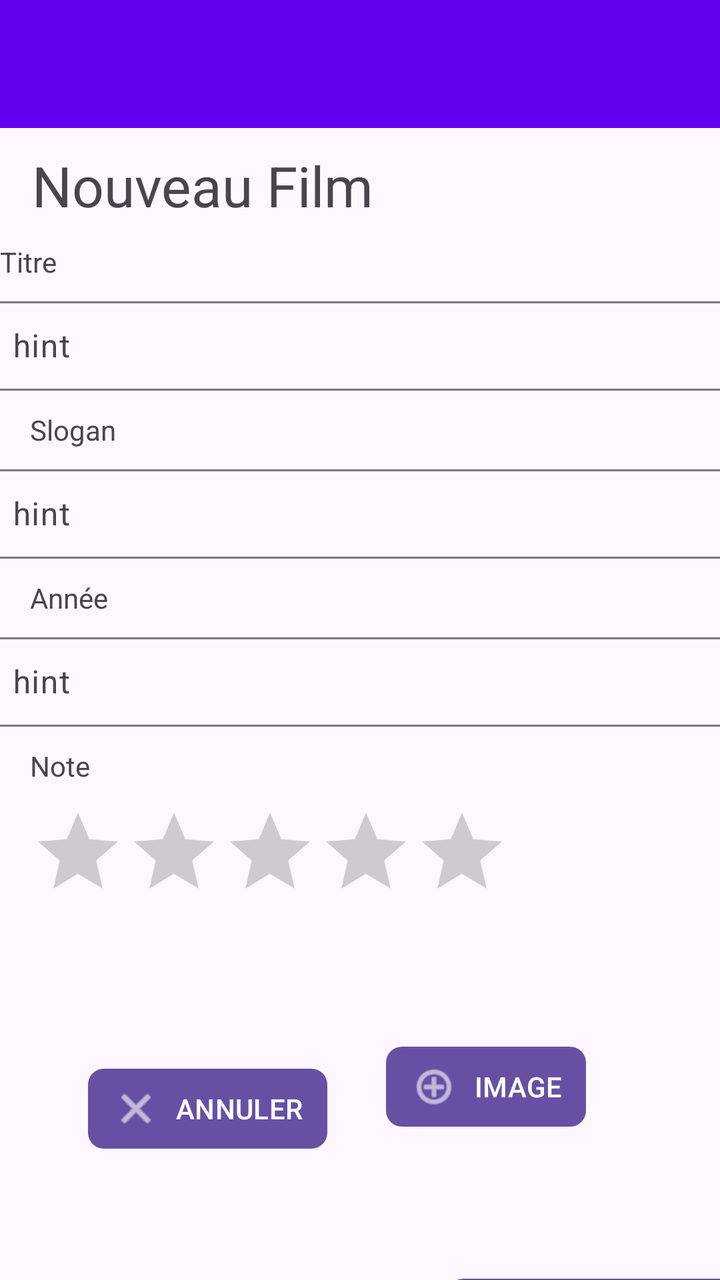
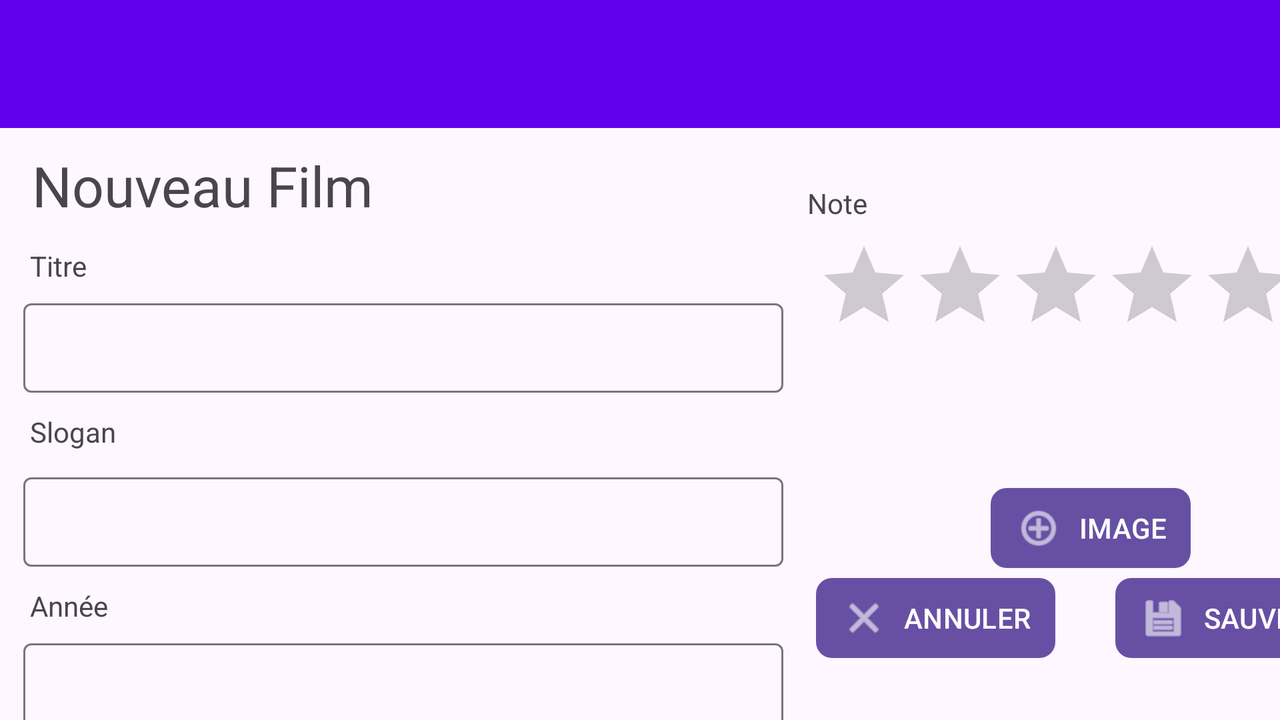

Two renders of one Android screen. The first uses the default layout on a phone; the second uses the alternative layout the repository ships for a different screen configuration, on a matching device. The two XML files are below.
<!-- AndroidManifest.xml: application theme Theme.CineJournal -->
<!-- res/layout/ajout_edit_film.xml -->
<?xml version="1.0" encoding="utf-8"?>
<androidx.constraintlayout.widget.ConstraintLayout xmlns:android="http://schemas.android.com/apk/res/android"
    xmlns:app="http://schemas.android.com/apk/res-auto"
    xmlns:tools="http://schemas.android.com/tools"
    android:layout_width="match_parent"
    android:layout_height="match_parent">

    <include
        android:id="@+id/include"
        layout="@layout/toolbar"
        android:layout_width="match_parent"
        android:layout_height="wrap_content" />

    <TextView
        android:id="@+id/modeActivity"
        android:layout_width="wrap_content"
        android:layout_height="wrap_content"
        android:layout_marginStart="16dp"
        android:layout_marginTop="10dp"
        android:text="Nouveau Film"
        android:textSize="28dp"
        app:layout_constraintStart_toStartOf="parent"
        app:layout_constraintTop_toBottomOf="@+id/include" />

    <com.google.android.material.textfield.TextInputLayout
        android:id="@+id/textInputLayout"
        android:layout_width="380dp"
        android:layout_height="50dp"
        android:layout_marginTop="5dp"
        app:layout_constraintEnd_toEndOf="parent"
        app:layout_constraintStart_toStartOf="parent"
        app:layout_constraintTop_toBottomOf="@+id/textView5">

        <com.google.android.material.textfield.TextInputEditText
            android:id="@+id/titre"
            android:layout_width="380dp"
            android:layout_height="wrap_content"
            android:hint="hint" />
    </com.google.android.material.textfield.TextInputLayout>

    <com.google.android.material.textfield.TextInputLayout
        android:id="@+id/textInputLayout2"
        android:layout_width="380dp"
        android:layout_height="50dp"
        android:layout_marginTop="5dp"
        app:layout_constraintEnd_toEndOf="parent"
        app:layout_constraintStart_toStartOf="parent"
        app:layout_constraintTop_toBottomOf="@+id/textView6">

        <com.google.android.material.textfield.TextInputEditText
            android:id="@+id/slogan"
            android:layout_width="match_parent"
            android:layout_height="wrap_content"
            android:hint="hint" />
    </com.google.android.material.textfield.TextInputLayout>

    <com.google.android.material.textfield.TextInputLayout
        android:id="@+id/textInputLayout3"
        android:layout_width="380dp"
        android:layout_height="50dp"
        android:layout_marginTop="5dp"
        app:layout_constraintEnd_toEndOf="parent"
        app:layout_constraintStart_toStartOf="parent"
        app:layout_constraintTop_toBottomOf="@+id/textView7">

        <com.google.android.material.textfield.TextInputEditText
            android:id="@+id/annee"
            android:layout_width="match_parent"
            android:layout_height="wrap_content"
            android:hint="hint"
            android:inputType="number" />
    </com.google.android.material.textfield.TextInputLayout>

    <Button
        android:id="@+id/saveBtn"
        android:layout_width="wrap_content"
        android:layout_height="wrap_content"
        android:layout_marginStart="60dp"
        android:layout_marginTop="68dp"
        android:layout_marginBottom="27dp"
        android:paddingLeft="12dp"
        android:paddingRight="12dp"
        android:text="SAUVEGARDER"
        app:cornerRadius="8dp"
        app:icon="@android:drawable/ic_menu_save"
        app:iconSize="24dp"
        app:layout_constraintBottom_toBottomOf="parent"
        app:layout_constraintEnd_toEndOf="parent"
        app:layout_constraintHorizontal_bias="0.0"
        app:layout_constraintStart_toEndOf="@+id/AnnulerBtn"
        app:layout_constraintTop_toBottomOf="@+id/imgBtn"
        app:layout_constraintVertical_bias="0.0" />

    <Button
        android:id="@+id/AnnulerBtn"
        android:layout_width="wrap_content"
        android:layout_height="wrap_content"
        android:layout_marginStart="44dp"
        android:layout_marginBottom="27dp"
        android:paddingLeft="12dp"
        android:paddingRight="12dp"
        android:text="ANNULER"
        app:cornerRadius="8dp"
        app:icon="@android:drawable/ic_menu_close_clear_cancel"
        app:iconSize="24dp"
        app:layout_constraintBottom_toBottomOf="parent"
        app:layout_constraintStart_toStartOf="parent"
        app:layout_constraintTop_toBottomOf="@+id/imageView2"
        app:layout_constraintVertical_bias="0.595" />

    <Button
        android:id="@+id/imgBtn"
        android:layout_width="wrap_content"
        android:layout_height="wrap_content"
        android:layout_marginTop="60dp"
        android:paddingLeft="12dp"
        android:paddingRight="12dp"
        android:text="IMAGE"
        app:cornerRadius="8dp"
        app:icon="@android:drawable/ic_menu_add"
        app:iconSize="24dp"
        app:layout_constraintEnd_toEndOf="parent"
        app:layout_constraintHorizontal_bias="0.742"
        app:layout_constraintStart_toStartOf="parent"
        app:layout_constraintTop_toBottomOf="@+id/ratingBar" />

    <TextView
        android:id="@+id/textView5"
        android:layout_width="wrap_content"
        android:layout_height="wrap_content"
        android:layout_marginTop="10dp"
        android:text="Titre"
        app:layout_constraintTop_toBottomOf="@+id/modeActivity"
        tools:layout_editor_absoluteX="19dp" />

    <TextView
        android:id="@+id/textView6"
        android:layout_width="wrap_content"
        android:layout_height="wrap_content"
        android:layout_marginStart="15dp"
        android:layout_marginTop="10dp"
        android:text="Slogan"
        app:layout_constraintStart_toStartOf="parent"
        app:layout_constraintTop_toBottomOf="@+id/textInputLayout" />

    <TextView
        android:id="@+id/textView7"
        android:layout_width="wrap_content"
        android:layout_height="wrap_content"
        android:layout_marginStart="15dp"
        android:layout_marginTop="10dp"
        android:text="Année"
        app:layout_constraintStart_toStartOf="parent"
        app:layout_constraintTop_toBottomOf="@+id/textInputLayout2" />

    <TextView
        android:id="@+id/textView8"
        android:layout_width="wrap_content"
        android:layout_height="wrap_content"
        android:layout_marginStart="15dp"
        android:layout_marginTop="10dp"
        android:text="Note"
        app:layout_constraintStart_toStartOf="parent"
        app:layout_constraintTop_toBottomOf="@+id/textInputLayout3" />

    <RatingBar
        android:id="@+id/ratingBar"
        android:layout_width="wrap_content"
        android:layout_height="wrap_content"
        android:layout_marginStart="15dp"
        android:layout_marginTop="10dp"
        app:layout_constraintStart_toStartOf="parent"
        app:layout_constraintTop_toBottomOf="@+id/textView8" />

    <ImageView
        android:id="@+id/imageView2"
        android:layout_width="wrap_content"
        android:layout_height="wrap_content"
        android:layout_marginTop="20dp"
        app:layout_constraintEnd_toEndOf="parent"
        app:layout_constraintHorizontal_bias="0.155"
        app:layout_constraintStart_toStartOf="parent"
        app:layout_constraintTop_toBottomOf="@+id/ratingBar"
        tools:srcCompat="@tools:sample/avatars" />
</androidx.constraintlayout.widget.ConstraintLayout>
<!-- res/layout/toolbar.xml (included above) -->
<?xml version="1.0" encoding="utf-8"?>
<com.google.android.material.appbar.MaterialToolbar xmlns:android="http://schemas.android.com/apk/res/android"
    android:id="@+id/toolbar"
    android:layout_width="match_parent"
    android:layout_height="wrap_content"
    android:background="@color/design_default_color_primary"
    android:elevation="4dp"></com.google.android.material.appbar.MaterialToolbar>
<!-- resources referenced by this layout -->
<resources>
  <style name="Theme.CineJournal" parent="Base.Theme.CineJournal" />
  <style name="Base.Theme.CineJournal" parent="Theme.Material3.DayNight.NoActionBar">
          
          
      </style>
</resources>
<!-- res/layout-land/ajout_edit_film.xml (the repository's variant of the layout above) -->
<!-- drawn on the phone turned sideways -->
<?xml version="1.0" encoding="utf-8"?>
<androidx.constraintlayout.widget.ConstraintLayout xmlns:android="http://schemas.android.com/apk/res/android"
    xmlns:app="http://schemas.android.com/apk/res-auto"
    xmlns:tools="http://schemas.android.com/tools"
    android:layout_width="match_parent"
    android:layout_height="match_parent">

    <include
        android:id="@+id/include"
        layout="@layout/toolbar"
        android:layout_width="match_parent"
        android:layout_height="wrap_content" />

    <TextView
        android:id="@+id/modeActivity"
        android:layout_width="wrap_content"
        android:layout_height="wrap_content"
        android:layout_marginStart="16dp"
        android:layout_marginTop="10dp"
        android:text="@string/titre_activity"
        android:textSize="28sp"
        app:layout_constraintStart_toStartOf="parent"
        app:layout_constraintTop_toBottomOf="@+id/include" />

    <com.google.android.material.textfield.TextInputLayout
        android:id="@+id/textInputLayout"
        android:layout_width="380dp"
        android:layout_height="50dp"
        android:layout_marginTop="4dp"
        app:layout_constraintEnd_toEndOf="parent"
        app:layout_constraintHorizontal_bias="0.045"
        app:layout_constraintStart_toStartOf="parent"
        app:layout_constraintTop_toBottomOf="@+id/textView5">

        <com.google.android.material.textfield.TextInputEditText
            android:id="@+id/titre"
            android:layout_width="380dp"
            android:layout_height="wrap_content" />
    </com.google.android.material.textfield.TextInputLayout>

    <com.google.android.material.textfield.TextInputLayout
        android:id="@+id/textInputLayout3"
        android:layout_width="380dp"
        android:layout_height="50dp"
        android:layout_marginTop="4dp"
        app:layout_constraintEnd_toEndOf="parent"
        app:layout_constraintHorizontal_bias="0.045"
        app:layout_constraintStart_toStartOf="parent"
        app:layout_constraintTop_toBottomOf="@+id/textView7">

        <com.google.android.material.textfield.TextInputEditText
            android:id="@+id/annee"
            android:layout_width="match_parent"
            android:layout_height="wrap_content"
            android:inputType="number" />
    </com.google.android.material.textfield.TextInputLayout>

    <com.google.android.material.textfield.TextInputLayout
        android:id="@+id/textInputLayout2"
        android:layout_width="380dp"
        android:layout_height="50dp"
        android:layout_marginTop="8dp"
        app:layout_constraintEnd_toEndOf="parent"
        app:layout_constraintHorizontal_bias="0.045"
        app:layout_constraintStart_toStartOf="parent"
        app:layout_constraintTop_toBottomOf="@+id/textView6">

        <com.google.android.material.textfield.TextInputEditText
            android:id="@+id/slogan"
            android:layout_width="match_parent"
            android:layout_height="wrap_content" />
    </com.google.android.material.textfield.TextInputLayout>

    <TextView
        android:id="@+id/textView5"
        android:layout_width="wrap_content"
        android:layout_height="wrap_content"
        android:layout_marginStart="15dp"
        android:layout_marginTop="12dp"
        android:text="@string/titre"
        app:layout_constraintStart_toStartOf="parent"
        app:layout_constraintTop_toBottomOf="@+id/modeActivity" />

    <TextView
        android:id="@+id/textView6"
        android:layout_width="wrap_content"
        android:layout_height="wrap_content"
        android:layout_marginStart="15dp"
        android:layout_marginTop="10dp"
        android:text="@string/slogan"
        app:layout_constraintStart_toStartOf="parent"
        app:layout_constraintTop_toBottomOf="@+id/textInputLayout" />

    <TextView
        android:id="@+id/textView7"
        android:layout_width="wrap_content"
        android:layout_height="wrap_content"
        android:layout_marginStart="15dp"
        android:layout_marginTop="10dp"
        android:text="@string/ann_e"
        app:layout_constraintStart_toStartOf="parent"
        app:layout_constraintTop_toBottomOf="@+id/textInputLayout2" />

    <TextView
        android:id="@+id/textView8"
        android:layout_width="wrap_content"
        android:layout_height="wrap_content"
        android:layout_marginStart="12dp"
        android:layout_marginTop="28dp"
        android:text="@string/note"
        app:layout_constraintStart_toEndOf="@+id/textInputLayout"
        app:layout_constraintTop_toBottomOf="@+id/include" />

    <Button
        android:id="@+id/AnnulerBtn"
        android:layout_width="wrap_content"
        android:layout_height="wrap_content"
        android:layout_marginStart="408dp"
        android:layout_marginBottom="27dp"
        android:paddingLeft="12dp"
        android:paddingRight="12dp"
        android:text="@string/annuler"
        app:cornerRadius="8dp"
        app:icon="@android:drawable/ic_menu_close_clear_cancel"
        app:iconSize="24dp"
        app:layout_constraintBottom_toBottomOf="parent"
        app:layout_constraintStart_toStartOf="parent"
        app:layout_constraintTop_toBottomOf="@+id/imageView2"
        app:layout_constraintVertical_bias="1.0" />

    <Button
        android:id="@+id/saveBtn"
        android:layout_width="wrap_content"
        android:layout_height="wrap_content"
        android:layout_marginStart="30dp"
        android:layout_marginTop="68dp"
        android:layout_marginBottom="27dp"
        android:paddingLeft="12dp"
        android:paddingRight="12dp"
        android:text="@string/sauvegarder"
        app:cornerRadius="8dp"
        app:icon="@android:drawable/ic_menu_save"
        app:iconSize="24dp"
        app:layout_constraintBottom_toBottomOf="parent"
        app:layout_constraintEnd_toEndOf="parent"
        app:layout_constraintHorizontal_bias="0.0"
        app:layout_constraintStart_toEndOf="@+id/AnnulerBtn"
        app:layout_constraintTop_toBottomOf="@+id/imgBtn"
        app:layout_constraintVertical_bias="1.0" />

    <RatingBar
        android:id="@+id/filmRating"
        android:layout_width="wrap_content"
        android:layout_height="wrap_content"
        android:layout_marginStart="408dp"
        android:layout_marginTop="8dp"
        app:layout_constraintStart_toStartOf="parent"
        app:layout_constraintTop_toBottomOf="@+id/textView8" />

    <ImageView
        android:id="@+id/imageView2"
        android:layout_width="wrap_content"
        android:layout_height="wrap_content"
        android:layout_marginTop="20dp"
        app:layout_constraintEnd_toEndOf="parent"
        app:layout_constraintHorizontal_bias="0.676"
        app:layout_constraintStart_toStartOf="parent"
        app:layout_constraintTop_toBottomOf="@+id/filmRating"
        tools:srcCompat="@tools:sample/avatars" />

    <Button
        android:id="@+id/imgBtn"
        android:layout_width="wrap_content"
        android:layout_height="wrap_content"
        android:layout_marginTop="64dp"
        android:paddingLeft="12dp"
        android:paddingRight="12dp"
        android:text="@string/image"
        app:cornerRadius="8dp"
        app:icon="@android:drawable/ic_menu_add"
        app:iconSize="24dp"
        app:layout_constraintEnd_toEndOf="parent"
        app:layout_constraintHorizontal_bias="0.917"
        app:layout_constraintStart_toStartOf="parent"
        app:layout_constraintTop_toBottomOf="@+id/filmRating" />

</androidx.constraintlayout.widget.ConstraintLayout>
<!-- resources referenced by the variant -->
<!-- as the phone turned sideways resolves them -->
<resources>
  <string name="ann_e">Année</string>
  <string name="annuler">ANNULER</string>
  <string name="image">IMAGE</string>
  <string name="note">Note</string>
  <string name="sauvegarder">SAUVEGARDER</string>
  <string name="slogan">Slogan</string>
  <string name="titre">Titre</string>
  <string name="titre_activity">Nouveau Film</string>
  <style name="Theme.CineJournal" parent="Base.Theme.CineJournal" />
  <style name="Base.Theme.CineJournal" parent="Theme.Material3.DayNight.NoActionBar">
          
          
      </style>
</resources>
